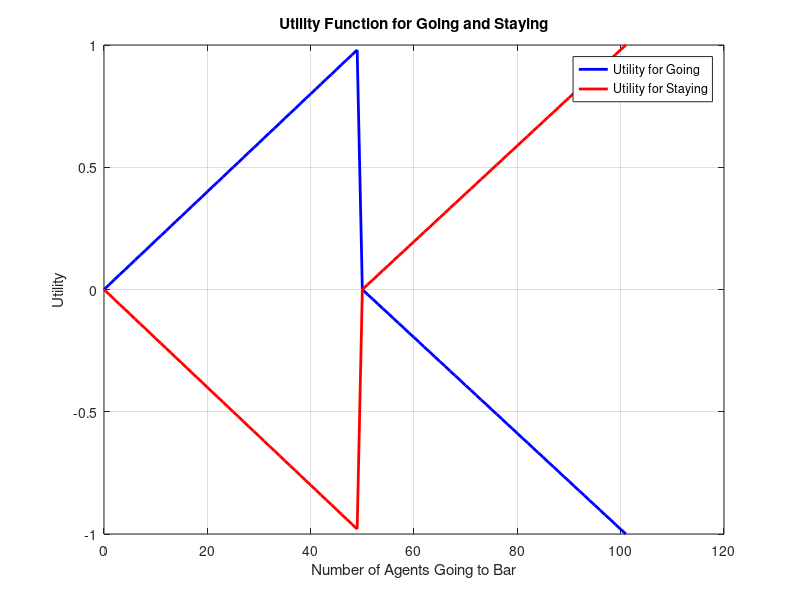
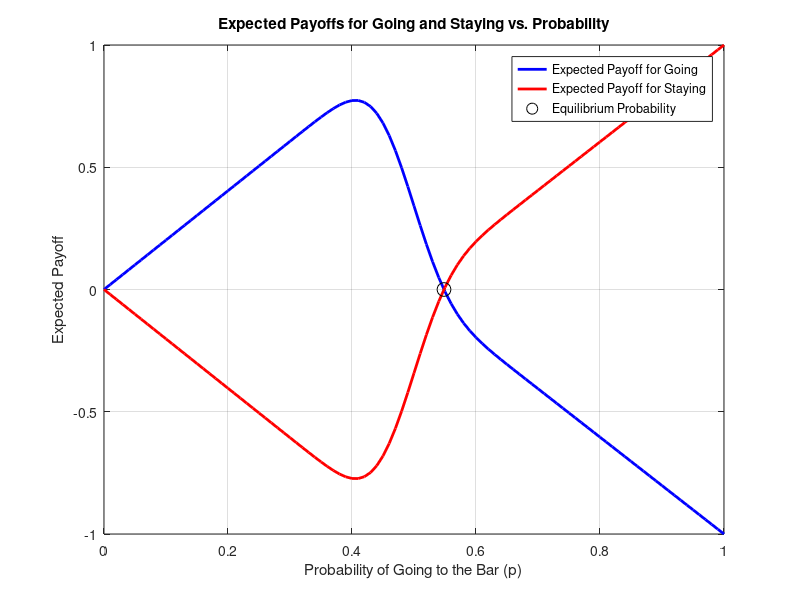

The MATLAB source for these figures, in order:
function equilibrium_probability = find_equilibrium_probability()
    total_players = 101; % Number of players excluding the player of interest
    threshold = 50; % Threshold for the bar being crowded
    initial_guess = 0.3; % Initial guess for the equilibrium probability

    % Define the function for the difference in expected payoffs
    payoff_difference = @(p) calculate_payoff_difference(p, total_players, threshold);

    % Find the root of the equation using fzero
    equilibrium_probability = fzero(payoff_difference, initial_guess);

    % Plot utility function to verify its correctness
    plot_utility_function(total_players, threshold);

    % Plot the expected payoffs function to find the equilibrium probability visually
    plot_expected_payoffs(total_players, threshold);
end

function diff = calculate_payoff_difference(p, total_players, threshold)
    n_agents = total_players; % Including the player of interest

    % Calculate the expected utility for going and staying
    E_G = 0; E_S = 0;
    for n_going = 0:total_players
        prob = custom_binopdf(n_going, total_players, p); % Probability of n_going players going
        utility_going = utility(n_going, n_agents, threshold);
        utility_staying = -utility(n_going, n_agents, threshold);

        E_G = E_G + prob * utility_going; % Expected utility for going
        E_S = E_S + prob * utility_staying; % Expected utility for staying
    end

    % Difference between expected payoffs
    diff = E_G - E_S;
end

function u = utility(n_going, n_agents, threshold_crowded)
    if n_going >= threshold_crowded
        if n_going == n_agents
            u = -1; % If all agents are going, utility is -1
        else
            u = -((1 / (n_agents - threshold_crowded)) * (n_going - threshold_crowded));
        end
    else
        if n_going == 0
            u = 0; % If no one is going, utility is 0
        elseif n_going == threshold_crowded
            u = 1; % If exactly the threshold number is going, utility is 1
        else
            u = (1 / threshold_crowded) * n_going;
        end
    end
end

function p = custom_binopdf(k, n, p_success)
    p = arrayfun(@(x) nchoosek(n, x) * p_success^x * (1 - p_success)^(n - x), k);
end

function plot_utility_function(n_agents, threshold_crowded)
    n_going_values = 0:n_agents;
    utilities_going = arrayfun(@(x) utility(x, n_agents, threshold_crowded), n_going_values);
    utilities_staying = -utilities_going;

    figure;
    plot(n_going_values, utilities_going, 'b', 'LineWidth', 2); % Utility for going (blue)
    hold on;
    plot(n_going_values, utilities_staying, 'r', 'LineWidth', 2); % Utility for staying (red)
    hold off;
    xlabel('Number of Agents Going to Bar');
    ylabel('Utility');
    title('Utility Function for Going and Staying');
    legend('Utility for Going', 'Utility for Staying');
    grid on;
end

function plot_expected_payoffs(total_players, threshold)
    probabilities = 0:0.01:1;
    expected_payoffs_going = zeros(size(probabilities));
    expected_payoffs_staying = zeros(size(probabilities));

    for i = 1:length(probabilities)
        p = probabilities(i);
        [expected_payoffs_going(i), expected_payoffs_staying(i)] = calculate_expected_payoffs(p, total_players, threshold);
    end

    payoff_difference = @(p) calculate_payoff_difference(p, total_players, threshold);
    equilibrium_p = fzero(payoff_difference, 0.5);

    figure;
    plot(probabilities, expected_payoffs_going, 'b-', 'LineWidth', 2);
    hold on;
    plot(probabilities, expected_payoffs_staying, 'r-', 'LineWidth', 2);
    plot(equilibrium_p, calculate_payoff_difference(equilibrium_p, total_players, threshold), 'ko', 'MarkerSize', 10);
    hold off;
    xlabel('Probability of Going to the Bar (p)');
    ylabel('Expected Payoff');
    title('Expected Payoffs for Going and Staying vs. Probability');
    legend('Expected Payoff for Going', 'Expected Payoff for Staying', 'Equilibrium Probability');
    grid on;
end

function [E_G, E_S] = calculate_expected_payoffs(p, total_players, threshold)
    n_agents = total_players;
    E_G = 0; E_S = 0;

    for n_going = 0:total_players
        prob = custom_binopdf(n_going, total_players, p);
        utility_going = utility(n_going, n_agents, threshold);
        utility_staying = -utility(n_going, n_agents, threshold);

        E_G = E_G + prob * utility_going;
        E_S = E_S + prob * utility_staying;
    end
end